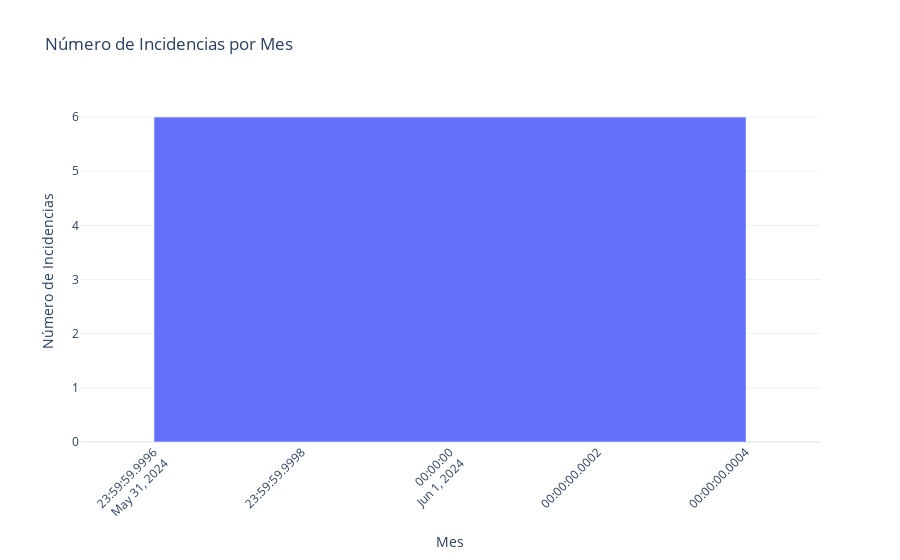

Notebook source saved alongside this figure:
### Code cell
import pandas as pd
import plotly.graph_objects as go

def find_month_with_most_incidents(df):
    """
    Encuentra el mes con más incidencias.

    Parámetros:
    df (DataFrame): El DataFrame que contiene los datos de incidencias.
    
    Retorna:
    str: El mes con más incidencias.
    """
    # Asegurarse de que 'date_incident' esté en formato de fecha
    df['date_incident'] = pd.to_datetime(df['date_incident'], errors='coerce')

    # Extraer el mes y el año
    df['month'] = df['date_incident'].dt.to_period('M')

    # Contar el número de incidencias por mes
    month_counts = df['month'].value_counts().sort_index()

    # Encontrar el mes con más incidencias
    most_incidents_month = month_counts.idxmax()
    
    return most_incidents_month, month_counts

def plot_incidence_by_month(df):
    """
    Genera un gráfico de barras para el número de incidencias por mes.

    Parámetros:
    df (DataFrame): El DataFrame que contiene los datos de incidencias.
    """
    most_incidents_month, month_counts = find_month_with_most_incidents(df)

    # Definir una lista de colores para los meses
    colors = px.colors.qualitative.Plotly

    # Crear la figura de Plotly
    fig = go.Figure()

    # Añadir una barra para cada mes
    for i, (month, count) in enumerate(month_counts.items()):
        fig.add_trace(go.Bar(
            x=[month.strftime('%Y-%m')],  # Formatear mes como 'YYYY-MM'
            y=[count],
            name=month.strftime('%Y-%m'),
            marker=dict(color=colors[i % len(colors)])
        ))

    # Configurar el diseño del gráfico
    fig.update_layout(
        title='Número de Incidencias por Mes',
        xaxis_title='Mes',
        yaxis_title='Número de Incidencias',
        template='plotly_white',
        xaxis_tickangle=-45  # Inclinar las etiquetas del eje x para mejor legibilidad
    )

    # Mostrar el gráfico
    fig.show()

    # Mostrar el mes con más incidencias
    print(f'El mes con más incidencias es: {most_incidents_month.strftime("%Y-%m")}')

# Llamar a la función con el DataFrame
plot_incidence_by_month(df)

### Figure 1 — Plotly figure (JSON) as saved in the notebook; plotly's stock layout.template omitted (floating-point values rounded to 4 significant figures)
{"data": [{"marker": {"color": "#636EFA"}, "name": "2024-06", "type": "bar", "x": ["2024-06"], "y": [6]}], "layout": {"title": {"text": "Número de Incidencias por Mes"}, "xaxis": {"tickangle": -45, "title": {"text": "Mes"}}, "yaxis": {"title": {"text": "Número de Incidencias"}}}}
